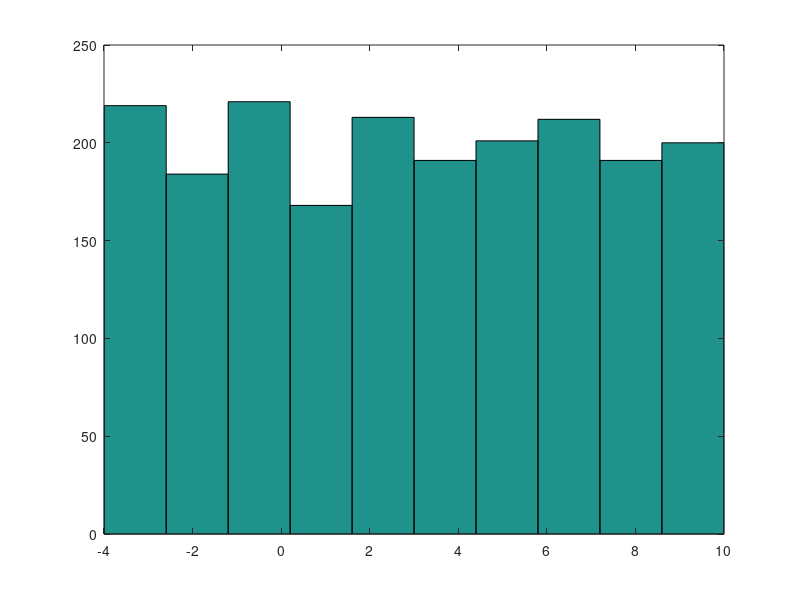

Source code (MATLAB):
%% Exercicio 2

p=0.3
rand(1,10) < p

lancamentos = floor( rand(1,15) * 6)+1 %%Valores entre 0 e 6

N = 2000;
minimo = -4;
maximo = 10;
gama = maximo - minimo;
numeros = rand(1,N) * gama + minimo;
figure(1)
hist(numeros)